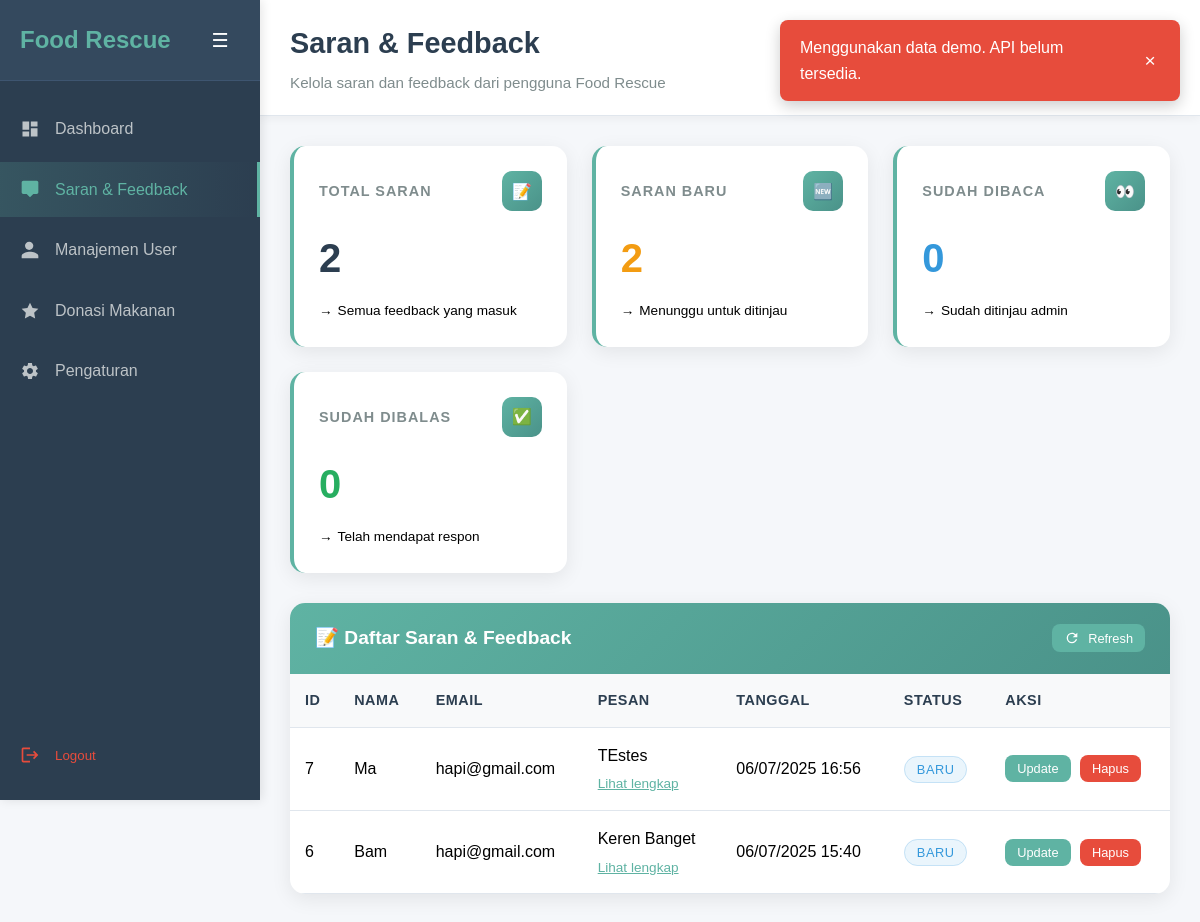
/admin_saran.php (signed in), run on the app's committed database.
### tables this page shows
CREATE TABLE `saran` (
  `id` int(11) NOT NULL,
  `nama` varchar(100) NOT NULL,
  `email` varchar(150) NOT NULL,
  `pesan` text NOT NULL,
  `tanggal_kirim` datetime NOT NULL DEFAULT current_timestamp(),
  `status` enum('baru','dibaca','dibalas') DEFAULT 'baru',
  `created_at` timestamp NOT NULL DEFAULT current_timestamp(),
  `updated_at` timestamp NOT NULL DEFAULT current_timestamp() ON UPDATE current_timestamp(),
  `kategori` enum('saran','bug','komplain','fitur') DEFAULT 'saran',
  `prioritas` enum('rendah','sedang','tinggi','urgent') DEFAULT 'rendah'
);

### config.php (called while the page is built, shortened)
<?php
function getDBConnection() {
    try {
        $dsn = "mysql:host=" . DB_HOST . ";dbname=" . DB_NAME . ";charset=" . DB_CHARSET;
        $pdo = new PDO($dsn, DB_USER, DB_PASS);
        $pdo->setAttribute(PDO::ATTR_ERRMODE, PDO::ERRMODE_EXCEPTION);
        $pdo->setAttribute(PDO::ATTR_DEFAULT_FETCH_MODE, PDO::FETCH_ASSOC);
        return $pdo;
    } catch (PDOException $e) {
        die("Database connection failed: " . $e->getMessage());
    }
}
class SaranManager {
    private $pdo;
    public function __construct() {
        $this->pdo = getDBConnection();
        $this->ensureStatusColumn();
    }
    private function ensureStatusColumn() {
        try {
            $stmt = $this->pdo->query("SHOW COLUMNS FROM saran LIKE 'status'");
        } catch (PDOException $e) {
            error_log("Error ensuring status column: " . $e->getMessage());
        }
    }
    public function getAllSaran() {
        try {
            $stmt = $this->pdo->query("SELECT * FROM saran ORDER BY tanggal_kirim DESC");
            return $stmt->fetchAll();
        } catch (PDOException $e) {
            return [];
        }
    }
    public function getStatistik() {
        try {
            $stmt = $this->pdo->query("SELECT
                COUNT(*) as total,
                SUM(CASE WHEN status = 'baru' OR status IS NULL THEN 1 ELSE 0 END) as baru,
                SUM(CASE WHEN status = 'dibaca' THEN 1 ELSE 0 END) as dibaca,
                SUM(CASE WHEN status = 'dibalas' THEN 1 ELSE 0 END) as dibalas
                FROM saran");
            $result = $stmt->fetch();
            return [
                'total' => $result['total'] ?? 0,
                'baru' => $result['baru'] ?? 0,
                'dibaca' => $result['dibaca'] ?? 0,
                'dibalas' => $result['dibalas'] ?? 0
            ];
        } catch (PDOException $e) {
            error_log("Error getting statistics: " . $e->getMessage());
            return ['total' => 0, 'baru' => 0, 'dibaca' => 0, 'dibalas' => 0];
        }
    }
}
?>

### admin_saran.php (the view, shortened to what this page needs)
<?php
require_once 'config.php';
$saranManager = new SaranManager();
$saran_data = $saranManager->getAllSaran();
$stats = $saranManager->getStatistik();
?>
<!DOCTYPE html>
<html lang="id">
<head>
    <link rel="stylesheet" href="css/admin_new.css">
</head>
<body>
    <div class="admin-layout">
        <aside class="sidebar">
            <div class="sidebar-header">
                <div class="sidebar-logo">Food Rescue</div>
                <button class="toggle-btn">☰</button>
            </div>
            <nav class="nav-menu">
                <ul>
                    <li class="nav-item">
                        <a href="admin_dashboard.php" class="nav-link" data-page="dashboard">
                            <svg class="nav-icon" viewBox="0 0 24 24">
                                <path d="M3 13h8V3H3v10zm0 8h8v-6H3v6zm10 0h8V11h-8v10zm0-18v6h8V3h-8z"/>
                            </svg>
                            <span class="nav-text">Dashboard</span>
                        </a>
                    </li>
                    <li class="nav-item">
                        <a href="admin_saran.php" class="nav-link active" data-page="saran">
                            <svg class="nav-icon" viewBox="0 0 24 24">
                                <path d="M20 2H4c-1.1 0-2 .9-2 2v12c0 1.1.9 2 2 2h4l4 4 4-4h4c1.1 0 2-.9 2-2V4c0-1.1-.9-2-2-2zm-7 13.5l-2.5-2.5L9 14.5l4 4 8-8-1.5-1.5L13 15.5z"/>
                            </svg>
                            <span class="nav-text">Saran & Feedback</span>
                        </a>
                    </li>
                    <li class="nav-item">
                        <a href="admin_users.php" class="nav-link" data-page="users">
                            <svg class="nav-icon" viewBox="0 0 24 24">
                                <path d="M16 7c0-2.76-2.24-5-5-5s-5 2.24-5 5 2.24 5 5 5 5-2.24 5-5zM12 14c-3.31 0-10 1.66-10 5v3h20v-3c0-3.34-6.69-5-10-5z"/>
                            </svg>
                            <span class="nav-text">Manajemen User</span>
                        </a>
                    </li>
                    <li class="nav-item">
                        <a href="admin_donasi.php" class="nav-link" data-page="donasi">
                            <svg class="nav-icon" viewBox="0 0 24 24">
                                <path d="M12 2l3.09 6.26L22 9.27l-5 4.87 1.18 6.88L12 17.77l-6.18 3.25L7 14.14 2 9.27l6.91-1.01L12 2z"/>
                            </svg>
                            <span class="nav-text">Donasi Makanan</span>
                        </a>
                    </li>
                    <li class="nav-item">
                        <a href="admin_settings.php" class="nav-link" data-page="settings">
                            <span class="nav-text">Pengaturan</span>
                        </a>
                    </li>
                </ul>
            </nav>
            <div class="logout-section">
                <button class="logout-btn">
                    <svg class="nav-icon" viewBox="0 0 24 24">
                        <path d="M17 7l-1.41 1.41L18.17 11H8v2h10.17l-2.58 2.59L17 17l5-5zM4 5h8V3H4c-1.1 0-2 .9-2 2v14c0 1.1.9 2 2 2h8v-2H4V5z"/>
                    </svg>
                    <span class="nav-text">Logout</span>
                </button>
            </div>
        </aside>
        <main class="main-content">
            <header class="content-header">
                <h1 class="header-title">Saran & Feedback</h1>
                <p class="header-subtitle">Kelola saran dan feedback dari pengguna Food Rescue</p>
            </header>
            <div class="content-area">
                <div class="stats-grid">
                    <div class="stat-card">
                        <div class="stat-header">
                            <div class="stat-title">Total Saran</div>
                            <div class="stat-icon">📝</div>
                        </div>
                        <div class="stat-number"><?php echo number_format($stats['total']); ?></div>
                        <div class="stat-change">
                            <span>→</span> Semua feedback yang masuk
                        </div>
                    </div>
                    <div class="stat-card">
                        <div class="stat-header">
                            <div class="stat-title">Saran Baru</div>
                            <div class="stat-icon">🆕</div>
                        </div>
                        <div class="stat-number" style="color: #f39c12;"><?php echo number_format($stats['baru']); ?></div>
                        <div class="stat-change">
                            <span>→</span> Menunggu untuk ditinjau
                        </div>
                    </div>
                    <div class="stat-card">
                        <div class="stat-header">
                            <div class="stat-title">Sudah Dibaca</div>
                            <div class="stat-icon">👀</div>
                        </div>
                        <div class="stat-number" style="color: #3498db;"><?php echo number_format($stats['dibaca']); ?></div>
                        <div class="stat-change">
                            <span>→</span> Sudah ditinjau admin
                        </div>
                    </div>
                    <div class="stat-card">
                        <div class="stat-header">
                            <div class="stat-title">Sudah Dibalas</div>
                            <div class="stat-icon">✅</div>
                        </div>
                        <div class="stat-number" style="color: #27ae60;"><?php echo number_format($stats['dibalas']); ?></div>
                        <div class="stat-change">
                            <span>→</span> Telah mendapat respon
                        </div>
                    </div>
                </div>
                <div class="table-container">
                    <div class="table-header">
                        <span>📝 Daftar Saran & Feedback</span>
                        <div class="table-actions">
                            <button class="btn btn-primary btn-sm" onclick="location.reload()">
                                <svg style="width: 16px; height: 16px;" viewBox="0 0 24 24" fill="currentColor">
                                    <path d="M17.65,6.35C16.2,4.9 14.21,4 12,4A8,8 0 0,0 4,12A8,8 0 0,0 12,20C15.73,20 18.84,17.45 19.73,14H17.65C16.83,16.33 14.61,18 12,18A6,6 0 0,1 6,12A6,6 0 0,1 12,6C13.66,6 15.14,6.69 16.22,7.78L13,11H20V4L17.65,6.35Z"/>
                                </svg>
                                Refresh
                            </button>
                        </div>
                    </div>
                    <?php if (empty($saran_data)): ?>
                        <div style="padding: 60px; text-align: center; color: #666;">
                            <svg style="width: 80px; height: 80px; fill: #ddd; margin-bottom: 20px;" viewBox="0 0 24 24">
                                <path d="M20 2H4c-1.1 0-2 .9-2 2v12c0 1.1.9 2 2 2h4l4 4 4-4h4c1.1 0 2-.9 2-2V4c0-1.1-.9-2-2-2z"/>
                            </svg>
                            <h3>Belum ada saran masuk</h3>
                            <p>Saran dan feedback dari pengguna akan muncul di sini</p>
                        </div>
                    <?php else: ?>
                        <div class="table-responsive">
                            <table>
                                <thead>
                                    <tr>
                                        <th>ID</th>
                                        <th>Nama</th>
                                        <th>Email</th>
                                        <th>Pesan</th>
                                        <th>Tanggal</th>
                                        <th>Status</th>
                                        <th>Aksi</th>
                                    </tr>
                                </thead>
                                <tbody>
                                    <?php foreach ($saran_data as $saran): ?>
                                        <tr>
                                            <td><?php echo $saran['id']; ?></td>
                                            <td><?php echo htmlspecialchars($saran['nama']); ?></td>
                                            <td><?php echo htmlspecialchars($saran['email']); ?></td>
                                            <td>
                                                <div class="message-text"><?php echo htmlspecialchars(substr($saran['pesan'], 0, 50)); ?><?php echo strlen($saran['pesan']) > 50 ? '...' : ''; ?></div>
                                                <span class="view-full" onclick="showFullMessage('<?php echo htmlspecialchars($saran['pesan'], ENT_QUOTES); ?>')">Lihat lengkap</span>
                                            </td>
                                            <td><?php echo date('d/m/Y H:i', strtotime($saran['tanggal_kirim'])); ?></td>
                                            <td>
                                                <span class="status-badge status-<?php echo $saran['status'] ?? 'baru'; ?>">
                                                    <?php echo ucfirst($saran['status'] ?? 'baru'); ?>
                                                </span>
                                            </td>
                                            <td>
                                                <button class="btn btn-primary btn-sm" onclick="showUpdateModal(<?php echo $saran['id']; ?>, '<?php echo $saran['status'] ?? 'baru'; ?>')">
                                                    Update
                                                </button>
                                                <button class="btn btn-danger btn-sm" onclick="deleteSaran(<?php echo $saran['id']; ?>)" style="margin-left: 5px;">
                                                    Hapus
                                                </button>
                                            </td>
                                        </tr>
                                    <?php endforeach; ?>
                                </tbody>
                            </table>
                        </div>
                    <?php endif; ?>
                </div>
            </div>
        </main>
    </div>
</body>
</html>

### data on the page
saran: id "7", nama "Ma", email "hapi@gmail.com", pesan "TEstes", tanggal_kirim "06/07/2025 16:56", status "BARU"
saran: id "6", nama "Bam", email "hapi@gmail.com", pesan "Keren Banget", tanggal_kirim "06/07/2025 15:40", status "BARU"

### other printed values
$stats['total'] "2"
$stats['baru'] "2"
$stats['dibaca'] "0"
$stats['dibalas'] "0"
